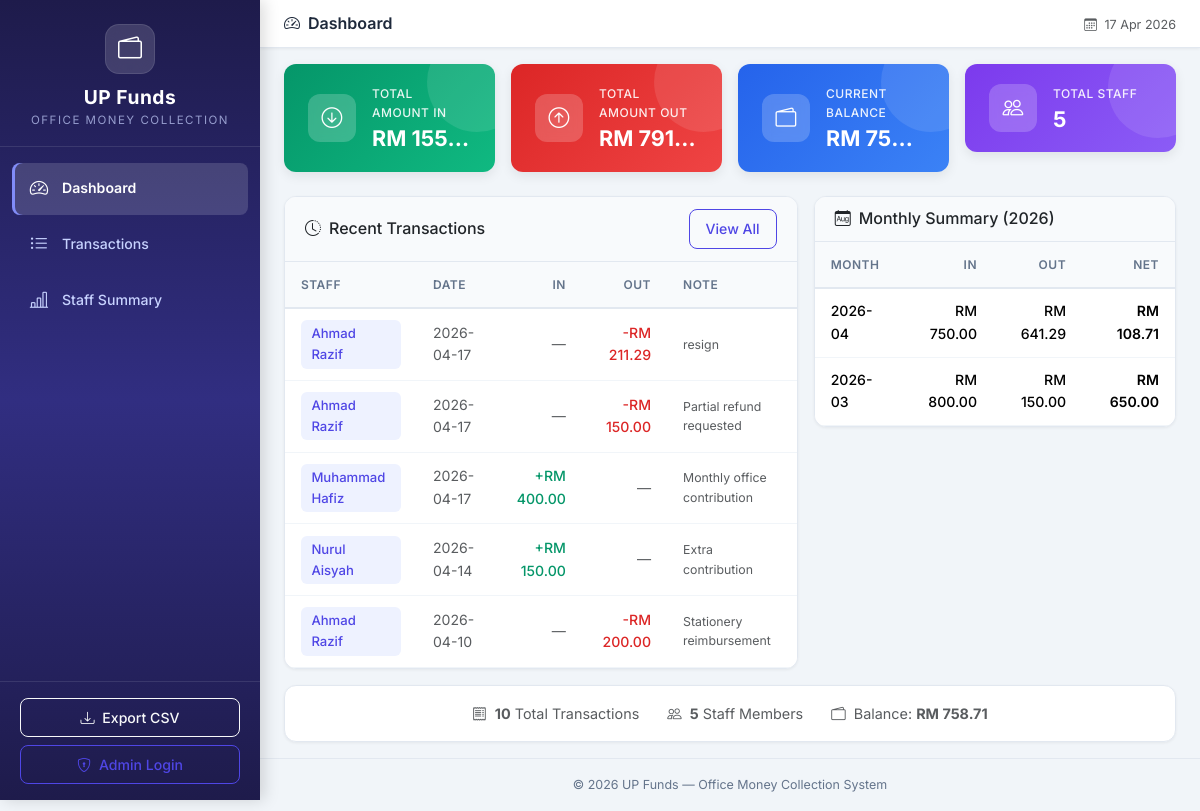
Before: / with the older database file.
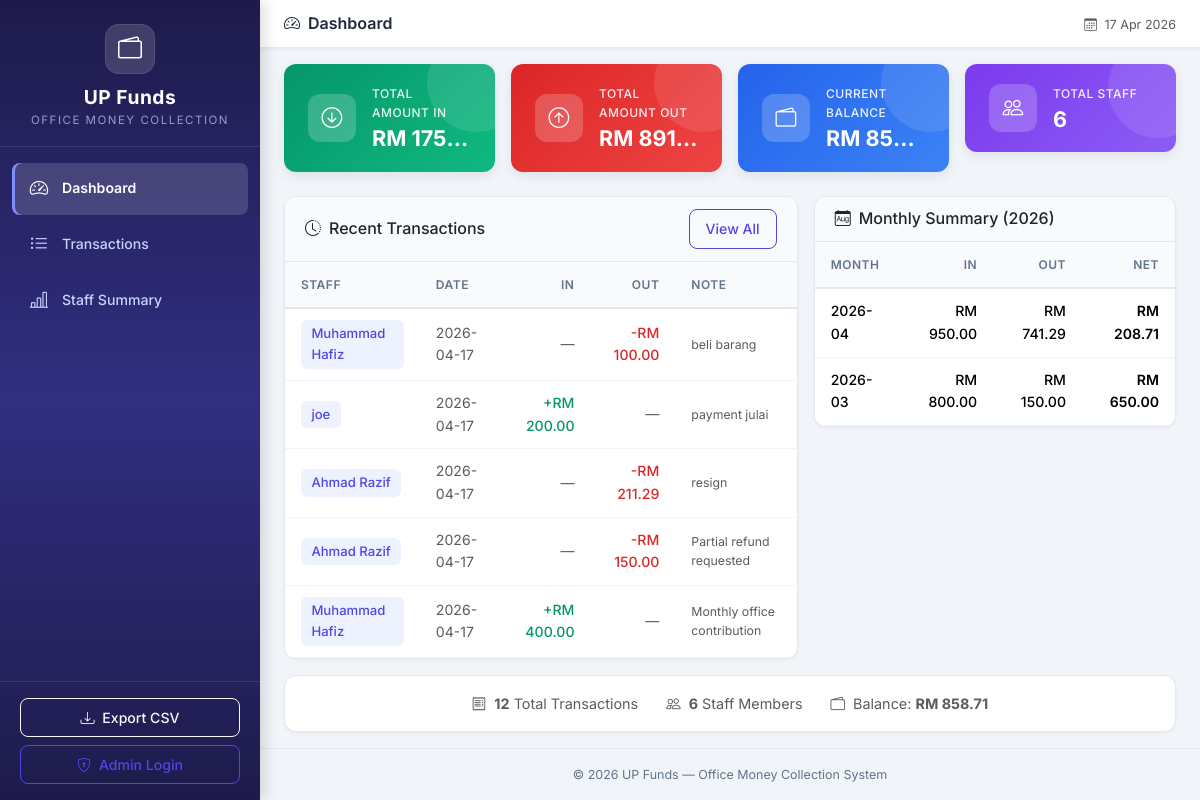
After: the same page with the newer database file.
### tables this page shows
CREATE TABLE cash_records (
            id INTEGER PRIMARY KEY AUTOINCREMENT,
            staff_id INTEGER NOT NULL,
            record_date DATE NOT NULL,
            amount_in REAL DEFAULT 0.00,
            amount_out REAL DEFAULT 0.00,
            expense_type TEXT DEFAULT 'shared',
            note TEXT DEFAULT '',
            created_at TIMESTAMP DEFAULT CURRENT_TIMESTAMP,
            updated_at TIMESTAMP DEFAULT CURRENT_TIMESTAMP,
            FOREIGN KEY (staff_id) REFERENCES staff(id)
        );

CREATE TABLE staff (
            id INTEGER PRIMARY KEY AUTOINCREMENT,
            name TEXT NOT NULL UNIQUE,
            is_active INTEGER DEFAULT 1,
            created_at TIMESTAMP DEFAULT CURRENT_TIMESTAMP
        );

### app.py (the view)
@app.route('/')
def dashboard():
    conn = get_db_connection()
    totals = conn.execute('''
        SELECT
            COALESCE(SUM(amount_in), 0) as total_in,
            COALESCE(SUM(amount_out), 0) as total_out
        FROM cash_records
    ''').fetchone()
    staff_count = conn.execute('SELECT COUNT(*) as count FROM staff').fetchone()['count']
    transaction_count = conn.execute('SELECT COUNT(*) as count FROM cash_records').fetchone()['count']
    recent = conn.execute('''
        SELECT cr.*, s.name as staff_name
        FROM cash_records cr
        JOIN staff s ON cr.staff_id = s.id
        ORDER BY cr.record_date DESC, cr.id DESC
        LIMIT 5
    ''').fetchall()
    monthly = conn.execute('''
        SELECT
            strftime('%Y-%m', record_date) as month,
            SUM(amount_in) as total_in,
            SUM(amount_out) as total_out
        FROM cash_records
        WHERE strftime('%Y', record_date) = strftime('%Y', 'now')
        GROUP BY strftime('%Y-%m', record_date)
        ORDER BY month DESC
    ''').fetchall()
    conn.close()
    return render_template('dashboard.html',
                           total_in=totals['total_in'],
                           total_out=totals['total_out'],
                           balance=totals['total_in'] - totals['total_out'],
                           staff_count=staff_count,
                           transaction_count=transaction_count,
                           recent=recent,
                           monthly=monthly)

### app.py (called while the page is built)
@app.context_processor
def inject_now():
    is_admin = session.get('role') == 'admin'
    return {'now': datetime.now(), 'is_admin': is_admin}

### database.py (called while the page is built)
def get_db_connection():
    conn = sqlite3.connect(DATABASE_PATH)
    conn.row_factory = sqlite3.Row  # Access columns by name
    conn.execute("PRAGMA foreign_keys = ON")  # Enable foreign key support
    return conn

### templates/dashboard.html (shortened to what the changed rows need)
{% extends 'base.html' %}
{% block content %}
<div class="row g-3 mb-4">
    <div class="col-sm-6 col-xl-3">
        <div class="summary-card card-green">
            <div class="card-info">
                <p class="card-label">Total Amount In</p>
                <h3 class="card-value">RM {{ "%.2f"|format(total_in) }}</h3>
            </div>
        </div>
    </div>
    <div class="col-sm-6 col-xl-3">
        <div class="summary-card card-red">
            <div class="card-info">
                <p class="card-label">Total Amount Out</p>
                <h3 class="card-value">RM {{ "%.2f"|format(total_out) }}</h3>
            </div>
        </div>
    </div>
    <div class="col-sm-6 col-xl-3">
        <div class="summary-card card-blue">
            <div class="card-info">
                <p class="card-label">Current Balance</p>
                <h3 class="card-value">RM {{ "%.2f"|format(balance) }}</h3>
            </div>
        </div>
    </div>
    <div class="col-sm-6 col-xl-3">
        <div class="summary-card card-purple">
            <div class="card-info">
                <p class="card-label">Total Staff</p>
                <h3 class="card-value">{{ staff_count }}</h3>
            </div>
        </div>
    </div>
</div>
<div class="row g-3">
    <div class="col-lg-7">
        <div class="card content-card">
            <div class="card-body p-0">
                {% if recent %}
                <div class="table-responsive">
                    <table class="table table-hover mb-0">
                        <thead>
                            <tr>
                                <th>Staff</th>
                                <th>Date</th>
                                <th class="text-end">In</th>
                                <th class="text-end">Out</th>
                                <th>Note</th>
                            </tr>
                        </thead>
                        <tbody>
                            {% for record in recent %}
                            <tr>
                                <td>
                                    <span class="staff-badge">{{ record['staff_name'] }}</span>
                                </td>
                                <td class="text-muted">{{ record['record_date'] }}</td>
                                <td class="text-end">
                                    {% if record['amount_in'] > 0 %}
                                        <span class="amount-in">+RM {{ "%.2f"|format(record['amount_in']) }}</span>
                                    {% else %}
                                        <span class="text-muted">—</span>
                                    {% endif %}
                                </td>
                                <td class="text-end">
                                    {% if record['amount_out'] > 0 %}
                                        <span class="amount-out">-RM {{ "%.2f"|format(record['amount_out']) }}</span>
                                    {% else %}
                                        <span class="text-muted">—</span>
                                    {% endif %}
                                </td>
                                <td class="text-muted small">{{ record['note'][:30] }}{{ '...' if record['note']|length > 30 }}</td>
                            </tr>
                            {% endfor %}
                        </tbody>
                    </table>
                </div>
                {% endif %}
            </div>
        </div>
    </div>
    <div class="col-lg-5">
        <div class="card content-card">
            <div class="card-body p-0">
                {% if monthly %}
                <div class="table-responsive">
                    <table class="table table-hover mb-0">
                        <thead>
                            <tr>
                                <th>Month</th>
                                <th class="text-end">In</th>
                                <th class="text-end">Out</th>
                                <th class="text-end">Net</th>
                            </tr>
                        </thead>
                        <tbody>
                            {% for row in monthly %}
                            <tr>
                                <td class="fw-medium">{{ row['month'] }}</td>
                                <td class="text-end amount-in">RM {{ "%.2f"|format(row['total_in']) }}</td>
                                <td class="text-end amount-out">RM {{ "%.2f"|format(row['total_out']) }}</td>
                                <td class="text-end fw-semibold">RM {{ "%.2f"|format(row['total_in'] - row['total_out']) }}</td>
                            </tr>
                            {% endfor %}
                        </tbody>
                    </table>
                </div>
                {% else %}
                <div class="empty-state">
                    <i class="bi bi-calendar-x"></i>
                    <p>No data for this year</p>
                </div>
                {% endif %}
            </div>
        </div>
    </div>
</div>
<div class="row mt-3">
    <div class="col-12">
        <div class="card content-card">
            <div class="card-body text-center py-3">
                <span class="text-muted me-4">
                    <i class="bi bi-receipt me-1"></i>
                    <strong>{{ transaction_count }}</strong> Total Transactions
                </span>
                <span class="text-muted me-4">
                    <i class="bi bi-people me-1"></i>
                    <strong>{{ staff_count }}</strong> Staff Members
                </span>
                <span class="text-muted">
                    <i class="bi bi-wallet2 me-1"></i>
                    Balance: <strong>RM {{ "%.2f"|format(balance) }}</strong>
                </span>
            </div>
        </div>
    </div>
</div>
{% endblock %}

Changed rows visible on the page:
no longer on this page (row unchanged): cash_records: staff_name "Nurul Aisyah", record_date "2026-04-14", amount_in "150.00", note "Extra contribution"
no longer on this page (row unchanged): cash_records: staff_name "Ahmad Razif", record_date "2026-04-10", amount_out "200.00", note "Stationery reimbursement"
added cash_records: staff_name "Muhammad Hafiz", record_date "2026-04-17", amount_out "100.00", note "beli barang"
added cash_records: staff_name "joe", record_date "2026-04-17", amount_in "200.00", note "payment julai"
Other visible differences:
{{ "%.2f"|format(total_in) }}: "155…" → "175…"
{{ "%.2f"|format(total_out) }}: "791…" → "891…"
{{ "%.2f"|format(balance) }}: "75…" → "85…"
{{ staff_count }}: "5" → "6"
{{ transaction_count }}: "10" → "12"
{{ "%.2f"|format(balance) }}: "758.71" → "858.71"
new list line: "2026-04 RM 950.00 RM 741.29 RM 208.71"
list line gone: "2026-04 RM 750.00 RM 641.29 RM 108.71"
